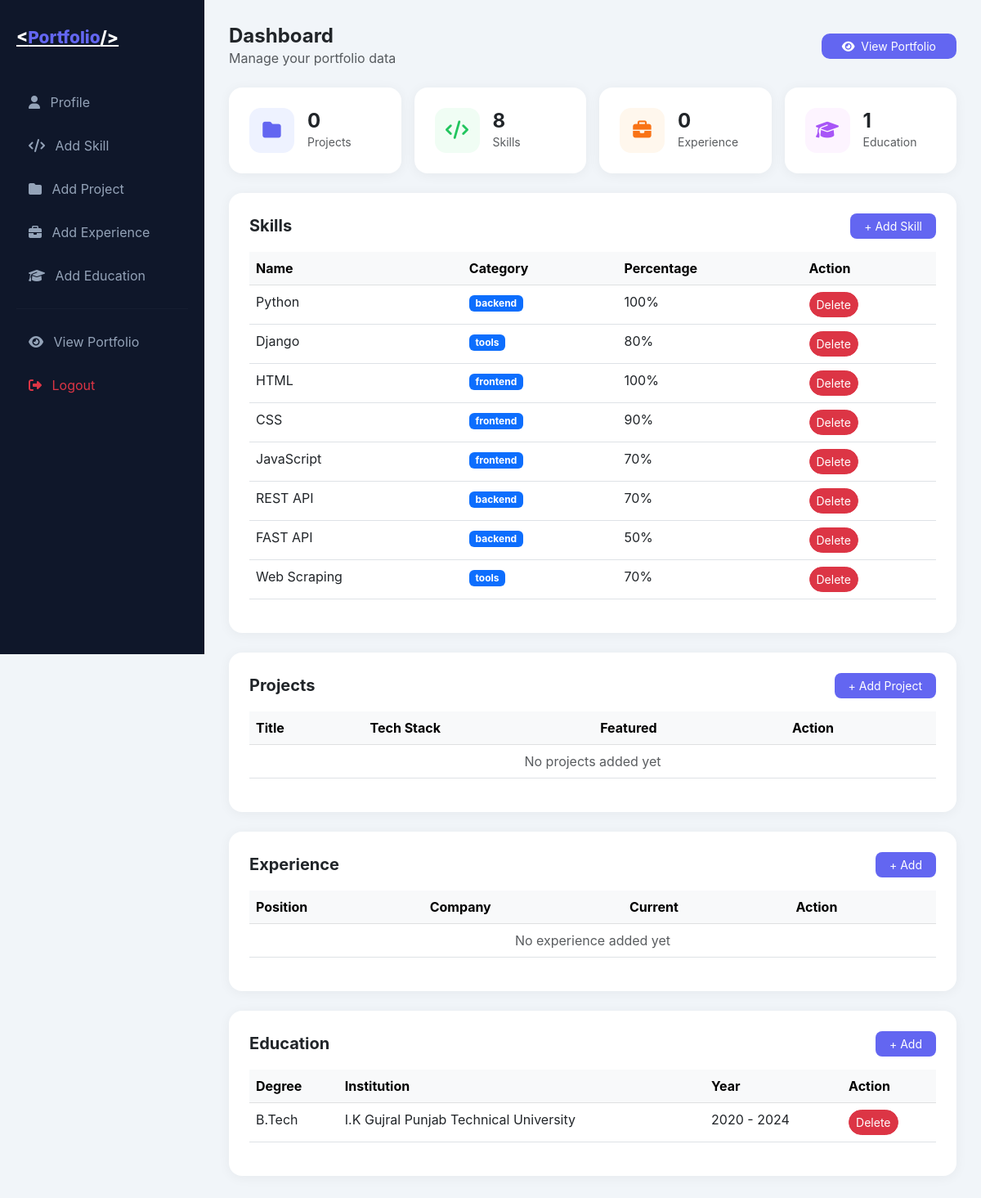
Before: /dashboard/ (signed in) with the older database file.
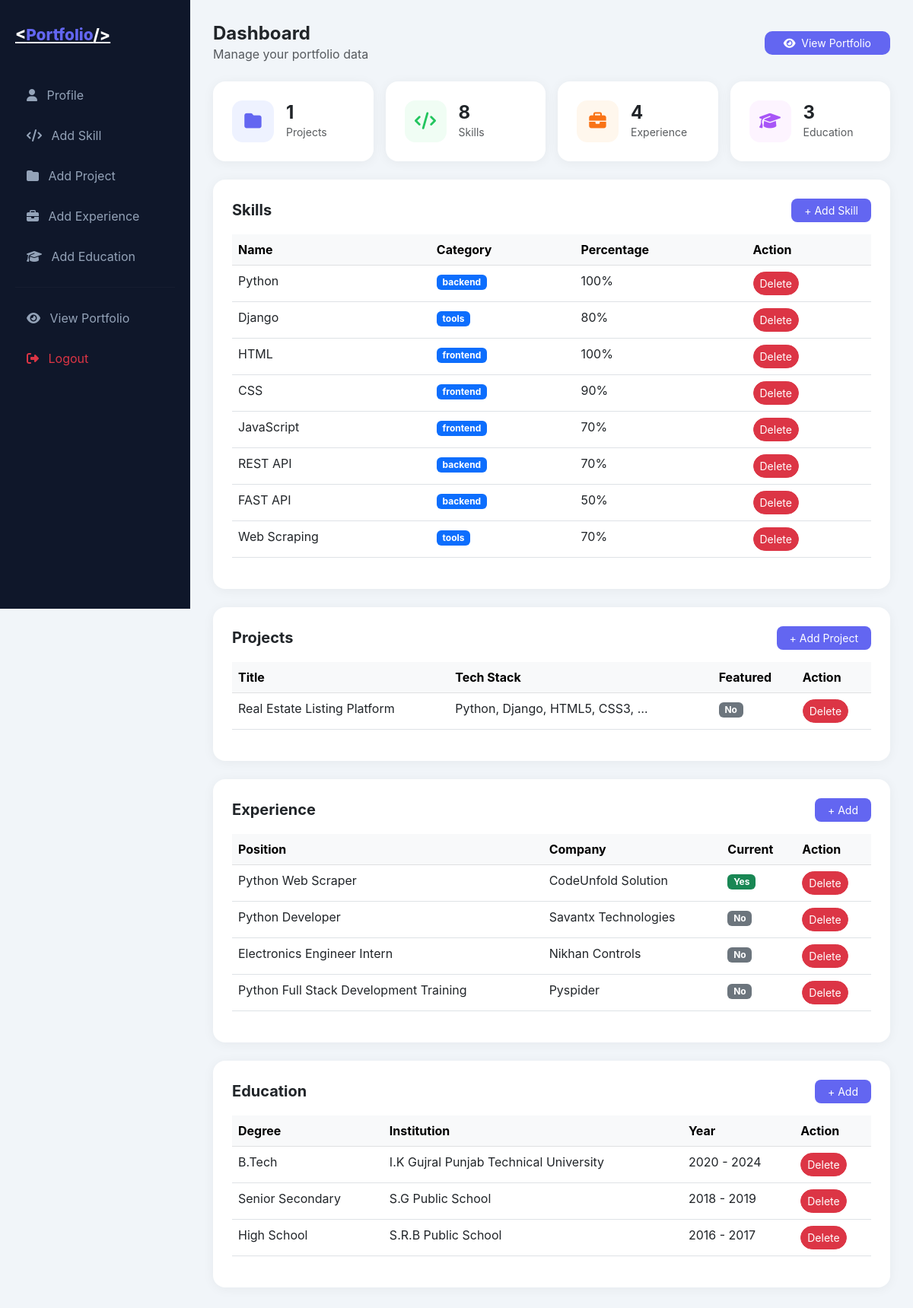
After: the same page with the newer database file.
### folioapp/models.py (models this page shows, shortened)
class Skill(models.Model):
    CATEGORY_CHOICES = [
        ('frontend', 'Frontend'),
        ('backend', 'Backend'),
        ('tools', 'Tools & Others'),
    ]
    name = models.CharField(max_length=100)
    percentage = models.IntegerField()
    category = models.CharField(max_length=50, choices=CATEGORY_CHOICES)
    icon = models.CharField(max_length=100, blank=True)

class Education(models.Model):
    institution = models.CharField(max_length=200)
    degree = models.CharField(max_length=200)
    field = models.CharField(max_length=200)
    start_year = models.IntegerField()
    end_year = models.IntegerField(null=True, blank=True)
    is_current = models.BooleanField(default=False)

class Project(models.Model):
    title = models.CharField(max_length=200)
    description = models.TextField()
    image = models.ImageField(upload_to='projects/', blank=True)
    tech_stack = models.CharField(max_length=300)
    github_link = models.URLField(blank=True)
    live_link = models.URLField(blank=True)
    featured = models.BooleanField(default=False)
    order = models.IntegerField(default=0)
    class Meta:
        ordering = ['order']

class Experience(models.Model):
    company = models.CharField(max_length=200)
    position = models.CharField(max_length=200)
    description = models.TextField()
    start_date = models.DateField()
    end_date = models.DateField(null=True, blank=True)
    is_current = models.BooleanField(default=False)
    class Meta:
        ordering = ['-start_date']

### folioapp/views.py (the view)
# urls.py: path('dashboard/', views.dashboard, name='dashboard'),
@login_required(login_url='/dashboard/login/')
def dashboard(request):
    profile = Profile.objects.first()
    skills = Skill.objects.all()
    projects = Project.objects.all()
    experiences = Experience.objects.all()
    educations = Education.objects.all()
    return render(request, 'dashboard/dashboard.html', {
        'profile': profile,
        'skills': skills,
        'projects': projects,
        'experiences': experiences,
        'educations': educations,
    })

### templates/dashboard/dashboard.html (shortened to what this page needs)
<!DOCTYPE html>
<html lang="en">
{% load static %}
<head>
    <link href="https://cdn.jsdelivr.net/npm/bootstrap@5.3.0/dist/css/bootstrap.min.css" rel="stylesheet">
    <link href="https://cdnjs.cloudflare.com/ajax/libs/font-awesome/6.4.0/css/all.min.css" rel="stylesheet">
</head>
<body>
<div class="sidebar">
    <a class="sidebar-brand" href="{% url 'dashboard' %}">
        &lt;<span>Portfolio</span>/&gt;
    </a>
    <a href="{% url 'profile_form' %}" class="sidebar-link">
        <i class="fas fa-user me-2"></i> Profile
    </a>
    <a href="{% url 'skill_form' %}" class="sidebar-link">
        <i class="fas fa-code me-2"></i> Add Skill
    </a>
    <a href="{% url 'project_form' %}" class="sidebar-link">
        <i class="fas fa-folder me-2"></i> Add Project
    </a>
    <a href="{% url 'experience_form' %}" class="sidebar-link">
        <i class="fas fa-briefcase me-2"></i> Add Experience
    </a>
    <a href="{% url 'education_form' %}" class="sidebar-link">
        <i class="fas fa-graduation-cap me-2"></i> Add Education
    </a>
    <hr style="border-color: rgba(255,255,255,0.1);">
    <a href="/" class="sidebar-link">
        <i class="fas fa-eye me-2"></i> View Portfolio
    </a>
    <a href="{% url 'dashboard_logout' %}" class="sidebar-link text-danger">
        <i class="fas fa-sign-out-alt me-2"></i> Logout
    </a>
</div>
<div class="main-content">
    <div class="d-flex justify-content-between align-items-center mb-4">
        <div>
            <h4 class="fw-bold mb-0">Dashboard</h4>
            <p class="text-muted mb-0">Manage your portfolio data</p>
        </div>
        <a href="/" target="_blank" class="btn btn-sm px-4"
            style="background:#6366F1; color:#fff; border-radius:10px;">
            <i class="fas fa-eye me-1"></i> View Portfolio
        </a>
    </div>
    <div class="row g-3 mb-4">
        <div class="col-md-3">
            <div class="stat-card">
                <div class="d-flex align-items-center gap-3">
                    <div class="stat-icon" style="background:#EEF2FF;">
                        <i class="fas fa-folder" style="color:#6366F1;"></i>
                    </div>
                    <div>
                        <h4 class="fw-bold mb-0">{{ projects.count }}</h4>
                        <p class="text-muted mb-0 small">Projects</p>
                    </div>
                </div>
            </div>
        </div>
        <div class="col-md-3">
            <div class="stat-card">
                <div class="d-flex align-items-center gap-3">
                    <div class="stat-icon" style="background:#F0FDF4;">
                        <i class="fas fa-code" style="color:#22C55E;"></i>
                    </div>
                    <div>
                        <h4 class="fw-bold mb-0">{{ skills.count }}</h4>
                        <p class="text-muted mb-0 small">Skills</p>
                    </div>
                </div>
            </div>
        </div>
        <div class="col-md-3">
            <div class="stat-card">
                <div class="d-flex align-items-center gap-3">
                    <div class="stat-icon" style="background:#FFF7ED;">
                        <i class="fas fa-briefcase" style="color:#F97316;"></i>
                    </div>
                    <div>
                        <h4 class="fw-bold mb-0">{{ experiences.count }}</h4>
                        <p class="text-muted mb-0 small">Experience</p>
                    </div>
                </div>
            </div>
        </div>
        <div class="col-md-3">
            <div class="stat-card">
                <div class="d-flex align-items-center gap-3">
                    <div class="stat-icon" style="background:#FDF4FF;">
                        <i class="fas fa-graduation-cap" style="color:#A855F7;"></i>
                    </div>
                    <div>
                        <h4 class="fw-bold mb-0">{{ educations.count }}</h4>
                        <p class="text-muted mb-0 small">Education</p>
                    </div>
                </div>
            </div>
        </div>
    </div>
    <div class="table-card mb-4">
        <div class="d-flex justify-content-between align-items-center mb-3">
            <h5 class="fw-bold mb-0">Skills</h5>
            <a href="{% url 'skill_form' %}" class="btn btn-sm px-3"
                style="background:#6366F1; color:#fff; border-radius:8px;">+ Add Skill</a>
        </div>
        <table class="table table-hover">
            <thead class="table-light">
                <tr>
                    <th>Name</th><th>Category</th><th>Percentage</th><th>Action</th>
                </tr>
            </thead>
            <tbody>
                {% for skill in skills %}
                <tr>
                    <td>{{ skill.name }}</td>
                    <td><span class="badge bg-primary">{{ skill.category }}</span></td>
                    <td>{{ skill.percentage }}%</td>
                    <td>
                        <a href="{% url 'skill_delete' skill.pk %}"
                            class="btn btn-sm btn-danger rounded-pill"
                            onclick="return confirm('Delete this skill?')">Delete</a>
                    </td>
                </tr>
                {% empty %}
                <tr><td colspan="4" class="text-center text-muted">No skills added yet</td></tr>
                {% endfor %}
            </tbody>
        </table>
    </div>
    <div class="table-card mb-4">
        <div class="d-flex justify-content-between align-items-center mb-3">
            <h5 class="fw-bold mb-0">Projects</h5>
            <a href="{% url 'project_form' %}" class="btn btn-sm px-3"
                style="background:#6366F1; color:#fff; border-radius:8px;">+ Add Project</a>
        </div>
        <table class="table table-hover">
            <thead class="table-light">
                <tr>
                    <th>Title</th><th>Tech Stack</th><th>Featured</th><th>Action</th>
                </tr>
            </thead>
            <tbody>
                {% for project in projects %}
                <tr>
                    <td>{{ project.title }}</td>
                    <td>{{ project.tech_stack|truncatewords:4 }}</td>
                    <td>
                        {% if project.featured %}
                        <span class="badge bg-success">Yes</span>
                        {% else %}
                        <span class="badge bg-secondary">No</span>
                        {% endif %}
                    </td>
                    <td>
                        <a href="{% url 'project_delete' project.pk %}"
                            class="btn btn-sm btn-danger rounded-pill"
                            onclick="return confirm('Delete this project?')">Delete</a>
                    </td>
                </tr>
                {% empty %}
                <tr><td colspan="4" class="text-center text-muted">No projects added yet</td></tr>
                {% endfor %}
            </tbody>
        </table>
    </div>
    <div class="table-card mb-4">
        <div class="d-flex justify-content-between align-items-center mb-3">
            <h5 class="fw-bold mb-0">Experience</h5>
            <a href="{% url 'experience_form' %}" class="btn btn-sm px-3"
                style="background:#6366F1; color:#fff; border-radius:8px;">+ Add</a>
        </div>
        <table class="table table-hover">
            <thead class="table-light">
                <tr><th>Position</th><th>Company</th><th>Current</th><th>Action</th></tr>
            </thead>
            <tbody>
                {% for exp in experiences %}
                <tr>
                    <td>{{ exp.position }}</td>
                    <td>{{ exp.company }}</td>
                    <td>{% if exp.is_current %}<span class="badge bg-success">Yes</span>{% else %}<span class="badge bg-secondary">No</span>{% endif %}</td>
                    <td>
                        <a href="{% url 'experience_delete' exp.pk %}"
                            class="btn btn-sm btn-danger rounded-pill"
                            onclick="return confirm('Delete?')">Delete</a>
                    </td>
                </tr>
                {% empty %}
                <tr><td colspan="4" class="text-center text-muted">No experience added yet</td></tr>
                {% endfor %}
            </tbody>
        </table>
    </div>
    <div class="table-card">
        <div class="d-flex justify-content-between align-items-center mb-3">
            <h5 class="fw-bold mb-0">Education</h5>
            <a href="{% url 'education_form' %}" class="btn btn-sm px-3"
                style="background:#6366F1; color:#fff; border-radius:8px;">+ Add</a>
        </div>
        <table class="table table-hover">
            <thead class="table-light">
                <tr><th>Degree</th><th>Institution</th><th>Year</th><th>Action</th></tr>
            </thead>
            <tbody>
                {% for edu in educations %}
                <tr>
                    <td>{{ edu.degree }}</td>
                    <td>{{ edu.institution }}</td>
                    <td>{{ edu.start_year }} - {% if edu.is_current %}Present{% else %}{{ edu.end_year }}{% endif %}</td>
                    <td>
                        <a href="{% url 'education_delete' edu.pk %}"
                            class="btn btn-sm btn-danger rounded-pill"
                            onclick="return confirm('Delete?')">Delete</a>
                    </td>
                </tr>
                {% empty %}
                <tr><td colspan="4" class="text-center text-muted">No education added yet</td></tr>
                {% endfor %}
            </tbody>
        </table>
    </div>
</div>
</body>
</html>

### templates/dashboard/dashboard.html (style rules this page uses)
body { background: #F1F5F9; font-family: 'Inter', sans-serif; }
.sidebar { background: #0F172A; min-height: 100vh; padding: 30px 20px; position: fixed; width: 250px; }
.sidebar-brand { color: #fff; font-size: 1.3rem; font-weight: 800; margin-bottom: 40px; display: block; }
.sidebar-brand span { color: #6366F1; }
.sidebar-link { color: #94A3B8; padding: 12px 15px; border-radius: 10px; display: block; margin-bottom: 5px; text-decoration: none; transition: 0.3s; }
.main-content { margin-left: 250px; padding: 30px; }
.stat-card { background: #fff; border-radius: 16px; padding: 25px; border: none; box-shadow: 0 2px 15px rgba(0,0,0,0.05); }
.stat-icon { width: 55px; height: 55px; border-radius: 14px; display: flex; align-items: center; justify-content: center; font-size: 1.4rem; }
.table-card { background: #fff; border-radius: 16px; padding: 25px; box-shadow: 0 2px 15px rgba(0,0,0,0.05); }

Changed rows visible on the page:
added Project: title "Real Estate Listing Platform", tech_stack "Python, Django, HTML5, CSS3, …", featured "No"
added Experience: position "Python Web Scraper", company "CodeUnfold Solution", is_current "Yes"
added Experience: position "Python Developer", company "Savantx Technologies", is_current "No"
added Experience: position "Electronics Engineer Intern", company "Nikhan Controls", is_current "No"
added Experience: position "Python Full Stack Development Training", company "Pyspider", is_current "No"
added Education: degree "Senior Secondary", institution "S.G Public School", start_year "2018", end_year "2019"
added Education: degree "High School", institution "S.R.B Public School", start_year "2016", end_year "2017"
Other visible differences:
{{ projects.count }}: "0" → "1"
{{ experiences.count }}: "0" → "4"
{{ educations.count }}: "1" → "3"
text no longer shown: "No projects added yet No experience added yet"
